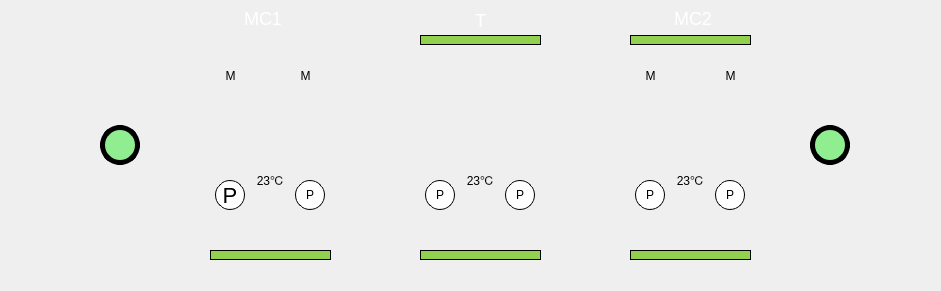
  <widget class="QWidget" name="widget" native="true">
   <property name="enabled">
    <bool>true</bool>
   </property>
   <property name="geometry">
    <rect>
     <x>50</x>
     <y>10</y>
     <width>941</width>
     <height>291</height>
    </rect>
   </property>
   <property name="sizePolicy">
    <sizepolicy hsizetype="Expanding" vsizetype="Preferred">
     <horstretch>0</horstretch>
     <verstretch>0</verstretch>
    </sizepolicy>
   </property>
   <property name="layoutDirection">
    <enum>Qt::LeftToRight</enum>
   </property>
   <property name="styleSheet">
    <string notr="true">QLabel
{
background-color:transparent;
}</string>
   </property>
   <widget class="QLabel" name="lbl_name_mc1">
    <property name="geometry">
     <rect>
      <x>230</x>
      <y>10</y>
      <width>66</width>
      <height>17</height>
     </rect>
    </property>
    <property name="styleSheet">
     <string notr="true">font-size:18px;

color: rgb(255, 255, 255);</string>
    </property>
    <property name="text">
     <string>MC1</string>
    </property>
    <property name="alignment">
     <set>Qt::AlignCenter</set>
    </property>
   </widget>
   <widget class="QLabel" name="VehicleRun_EDCU1_MC1">
    <property name="geometry">
     <rect>
      <x>200</x>
      <y>35</y>
      <width>121</width>
      <height>10</height>
     </rect>
    </property>
    <property name="styleSheet">
     <string notr="true"/>
    </property>
    <property name="text">
     <string/>
    </property>
   </widget>
   <widget class="QLabel" name="VehicleRun_EDCU2_MC1">
    <property name="geometry">
     <rect>
      <x>210</x>
      <y>250</y>
      <width>121</width>
      <height>10</height>
     </rect>
    </property>
    <property name="styleSheet">
     <string notr="true">border-color: rgb(0, 0, 0);
background-color: rgb(146, 208, 80);
border:1px solid;</string>
    </property>
    <property name="text">
     <string/>
    </property>
   </widget>
   <widget class="QLabel" name="VehicleRun_train">
    <property name="geometry">
     <rect>
      <x>20</x>
      <y>30</y>
      <width>911</width>
      <height>241</height>
     </rect>
    </property>
    <property name="styleSheet">
     <string notr="true">border-image: url(:/image/train.png);</string>
    </property>
    <property name="text">
     <string/>
    </property>
   </widget>
   <widget class="QLabel" name="VehicleRun_motor2_MC1">
    <property name="geometry">
     <rect>
      <x>290</x>
      <y>60</y>
      <width>31</width>
      <height>31</height>
     </rect>
    </property>
    <property name="styleSheet">
     <string notr="true"/>
    </property>
    <property name="text">
     <string>M</string>
    </property>
    <property name="alignment">
     <set>Qt::AlignCenter</set>
    </property>
   </widget>
   <widget class="QLabel" name="lbl_name_t">
    <property name="geometry">
     <rect>
      <x>460</x>
      <y>10</y>
      <width>41</width>
      <height>20</height>
     </rect>
    </property>
    <property name="styleSheet">
     <string notr="true">font-size:18px;

color: rgb(255, 255, 255);</string>
    </property>
    <property name="text">
     <string>T</string>
    </property>
    <property name="alignment">
     <set>Qt::AlignCenter</set>
    </property>
   </widget>
   <widget class="QLabel" name="VehicleRun_mc2Active">
    <property name="geometry">
     <rect>
      <x>850</x>
      <y>130</y>
      <width>51</width>
      <height>31</height>
     </rect>
    </property>
    <property name="styleSheet">
     <string notr="true">border-image: url(:/image/MC2Active.png);</string>
    </property>
    <property name="text">
     <string/>
    </property>
   </widget>
   <widget class="QLabel" name="lbl_name_mc2">
    <property name="geometry">
     <rect>
      <x>660</x>
      <y>10</y>
      <width>66</width>
      <height>17</height>
     </rect>
    </property>
    <property name="styleSheet">
     <string notr="true">font-size:18px;

color: rgb(255, 255, 255);</string>
    </property>
    <property name="text">
     <string>MC2</string>
    </property>
    <property name="alignment">
     <set>Qt::AlignCenter</set>
    </property>
   </widget>
   <widget class="QLabel" name="VehicleRun_mc1Active">
    <property name="geometry">
     <rect>
      <x>45</x>
      <y>130</y>
      <width>51</width>
      <height>31</height>
     </rect>
    </property>
    <property name="styleSheet">
     <string notr="true">border-image: url(:/image/MC1Active.png);</string>
    </property>
    <property name="text">
     <string/>
    </property>
   </widget>
   <widget class="QLabel" name="VehicleRun_BCU1_MC1">
    <property name="geometry">
     <rect>
      <x>210</x>
      <y>220</y>
      <width>41</width>
      <height>21</height>
     </rect>
    </property>
    <property name="styleSheet">
     <string notr="true">border-image: url(:/image/Bunknown.png);</string>
    </property>
    <property name="text">
     <string/>
    </property>
   </widget>
   <widget class="QLabel" name="VehicleRun_ACP_MC1">
    <property name="geometry">
     <rect>
      <x>250</x>
      <y>90</y>
      <width>31</width>
      <height>31</height>
     </rect>
    </property>
    <property name="styleSheet">
     <string notr="true">border-image: url(:/image/ACPUnknow.png);</string>
    </property>
    <property name="text">
     <string/>
    </property>
   </widget>
   <widget class="QLabel" name="VehicleRun_BCU2_MC1">
    <property name="geometry">
     <rect>
      <x>290</x>
      <y>220</y>
      <width>41</width>
      <height>21</height>
     </rect>
    </property>
    <property name="styleSheet">
     <string notr="true">border-image: url(:/image/Bunknown.png);</string>
    </property>
    <property name="text">
     <string/>
    </property>
   </widget>
   <widget class="QLabel" name="VehicleRun_HVAC_MC1">
    <property name="geometry">
     <rect>
      <x>250</x>
      <y>130</y>
      <width>31</width>
      <height>31</height>
     </rect>
    </property>
    <property name="styleSheet">
     <string notr="true">border-image: url(:/image/HVACrun.png);</string>
    </property>
    <property name="text">
     <string/>
    </property>
   </widget>
   <widget class="QLabel" name="VehicleRun_OutTemp_MC1">
    <property name="geometry">
     <rect>
      <x>220</x>
      <y>170</y>
      <width>101</width>
      <height>20</height>
     </rect>
    </property>
    <property name="styleSheet">
     <string notr="true">color:black</string>
    </property>
    <property name="text">
     <string>23℃</string>
    </property>
    <property name="alignment">
     <set>Qt::AlignCenter</set>
    </property>
   </widget>
   <widget class="QLabel" name="VehicleRun_BCCU1_T">
    <property name="geometry">
     <rect>
      <x>430</x>
      <y>90</y>
      <width>31</width>
      <height>31</height>
     </rect>
    </property>
    <property name="styleSheet">
     <string notr="true">border-image: url(:/image/DCDCUnknow.bmp);</string>
    </property>
    <property name="text">
     <string/>
    </property>
   </widget>
   <widget class="QLabel" name="VehicleRun_ACU1_T">
    <property name="geometry">
     <rect>
      <x>500</x>
      <y>50</y>
      <width>31</width>
      <height>31</height>
     </rect>
    </property>
    <property name="styleSheet">
     <string notr="true">border-image: url(:/image/SIVUnknow.bmp);</string>
    </property>
    <property name="text">
     <string/>
    </property>
   </widget>
   <widget class="QLabel" name="VehicleRun_BCU2_T">
    <property name="geometry">
     <rect>
      <x>500</x>
      <y>220</y>
      <width>41</width>
      <height>21</height>
     </rect>
    </property>
    <property name="styleSheet">
     <string notr="true">border-image: url(:/image/Bunknown.png);</string>
    </property>
    <property name="text">
     <string/>
    </property>
   </widget>
   <widget class="QLabel" name="VehicleRun_EDCU2_T">
    <property name="geometry">
     <rect>
      <x>420</x>
      <y>250</y>
      <width>121</width>
      <height>10</height>
     </rect>
    </property>
    <property name="styleSheet">
     <string notr="true">border-color: rgb(0, 0, 0);
background-color: rgb(146, 208, 80);
border:1px solid;</string>
    </property>
    <property name="text">
     <string/>
    </property>
   </widget>
   <widget class="QLabel" name="VehicleRun_HVAC_T">
    <property name="geometry">
     <rect>
      <x>465</x>
      <y>130</y>
      <width>31</width>
      <height>31</height>
     </rect>
    </property>
    <property name="styleSheet">
     <string notr="true">border-image: url(:/image/HVACoff.png);</string>
    </property>
    <property name="text">
     <string/>
    </property>
   </widget>
   <widget class="QLabel" name="VehicleRun_OutTemp_T">
    <property name="geometry">
     <rect>
      <x>430</x>
      <y>170</y>
      <width>101</width>
      <height>20</height>
     </rect>
    </property>
    <property name="styleSheet">
     <string notr="true">color:black</string>
    </property>
    <property name="text">
     <string>23℃</string>
    </property>
    <property name="alignment">
     <set>Qt::AlignCenter</set>
    </property>
   </widget>
   <widget class="QLabel" name="VehicleRun_BCU1_T">
    <property name="geometry">
     <rect>
      <x>420</x>
      <y>220</y>
      <width>41</width>
      <height>21</height>
     </rect>
    </property>
    <property name="styleSheet">
     <string notr="true">border-image: url(:/image/Bunknown.png);</string>
    </property>
    <property name="text">
     <string/>
    </property>
   </widget>
   <widget class="QLabel" name="VehicleRun_EDCU1_T">
    <property name="geometry">
     <rect>
      <x>420</x>
      <y>35</y>
      <width>121</width>
      <height>10</height>
     </rect>
    </property>
    <property name="styleSheet">
     <string notr="true">border-color: rgb(0, 0, 0);
background-color: rgb(146, 208, 80);
border:1px solid;</string>
    </property>
    <property name="text">
     <string/>
    </property>
   </widget>
   <widget class="QLabel" name="VehicleRun_ACP_MC2">
    <property name="geometry">
     <rect>
      <x>675</x>
      <y>90</y>
      <width>31</width>
      <height>31</height>
     </rect>
    </property>
    <property name="styleSheet">
     <string notr="true">border-image: url(:/image/ACPUnknow.png);</string>
    </property>
    <property name="text">
     <string/>
    </property>
   </widget>
   <widget class="QLabel" name="VehicleRun_motor2_MC2">
    <property name="geometry">
     <rect>
      <x>635</x>
      <y>60</y>
      <width>31</width>
      <height>31</height>
     </rect>
    </property>
    <property name="styleSheet">
     <string notr="true"/>
    </property>
    <property name="text">
     <string>M</string>
    </property>
    <property name="alignment">
     <set>Qt::AlignCenter</set>
    </property>
   </widget>
   <widget class="QLabel" name="VehicleRun_BCU2_MC2">
    <property name="geometry">
     <rect>
      <x>710</x>
      <y>220</y>
      <width>41</width>
      <height>21</height>
     </rect>
    </property>
    <property name="styleSheet">
     <string notr="true">border-image: url(:/image/Bunknown.png);</string>
    </property>
    <property name="text">
     <string/>
    </property>
   </widget>
   <widget class="QLabel" name="VehicleRun_EDCU2_MC2">
    <property name="geometry">
     <rect>
      <x>630</x>
      <y>250</y>
      <width>121</width>
      <height>10</height>
     </rect>
    </property>
    <property name="styleSheet">
     <string notr="true">border-color: rgb(0, 0, 0);
background-color: rgb(146, 208, 80);
border:1px solid;</string>
    </property>
    <property name="text">
     <string/>
    </property>
   </widget>
   <widget class="QLabel" name="VehicleRun_HVAC_MC2">
    <property name="geometry">
     <rect>
      <x>675</x>
      <y>130</y>
      <width>31</width>
      <height>31</height>
     </rect>
    </property>
    <property name="styleSheet">
     <string notr="true">border-image: url(:/image/HVACoff.png);</string>
    </property>
    <property name="text">
     <string/>
    </property>
   </widget>
   <widget class="QLabel" name="VehicleRun_OutTemp_MC2">
    <property name="geometry">
     <rect>
      <x>640</x>
      <y>170</y>
      <width>101</width>
      <height>20</height>
     </rect>
    </property>
    <property name="styleSheet">
     <string notr="true">color:black</string>
    </property>
    <property name="text">
     <string>23℃</string>
    </property>
    <property name="alignment">
     <set>Qt::AlignCenter</set>
    </property>
   </widget>
   <widget class="QLabel" name="VehicleRun_motor1_MC2">
    <property name="geometry">
     <rect>
      <x>715</x>
      <y>60</y>
      <width>31</width>
      <height>31</height>
     </rect>
    </property>
    <property name="styleSheet">
     <string notr="true"/>
    </property>
    <property name="text">
     <string>M</string>
    </property>
    <property name="alignment">
     <set>Qt::AlignCenter</set>
    </property>
   </widget>
   <widget class="QLabel" name="VehicleRun_BCU1_MC2">
    <property name="geometry">
     <rect>
      <x>630</x>
      <y>220</y>
      <width>41</width>
      <height>21</height>
     </rect>
    </property>
    <property name="styleSheet">
     <string notr="true">border-image: url(:/image/Bunknown.png);</string>
    </property>
    <property name="text">
     <string/>
    </property>
   </widget>
   <widget class="QLabel" name="VehicleRun_EDCU1_MC2">
    <property name="geometry">
     <rect>
      <x>630</x>
      <y>35</y>
      <width>121</width>
      <height>10</height>
     </rect>
    </property>
    <property name="styleSheet">
     <string notr="true">border-color: rgb(0, 0, 0);
background-color: rgb(146, 208, 80);
border:1px solid;</string>
    </property>
    <property name="text">
     <string/>
    </property>
   </widget>
   <widget class="QLabel" name="VehicleRun_PECU1_MC1">
    <property name="geometry">
     <rect>
      <x>215</x>
      <y>180</y>
      <width>30</width>
      <height>30</height>
     </rect>
    </property>
    <property name="styleSheet">
     <string notr="true">border:1px solid black;
border-radius:15px;
background-color:white;
font-size:22px;</string>
    </property>
    <property name="text">
     <string>P</string>
    </property>
    <property name="alignment">
     <set>Qt::AlignCenter</set>
    </property>
   </widget>
   <widget class="QLabel" name="VehicleRun_PECU2_MC1">
    <property name="geometry">
     <rect>
      <x>295</x>
      <y>180</y>
      <width>30</width>
      <height>30</height>
     </rect>
    </property>
    <property name="styleSheet">
     <string notr="true">border:1px solid black;
border-radius:15px;
background-color:white;</string>
    </property>
    <property name="text">
     <string>P</string>
    </property>
    <property name="alignment">
     <set>Qt::AlignCenter</set>
    </property>
   </widget>
   <widget class="QLabel" name="VehicleRun_PECU2_T">
    <property name="geometry">
     <rect>
      <x>505</x>
      <y>180</y>
      <width>30</width>
      <height>30</height>
     </rect>
    </property>
    <property name="styleSheet">
     <string notr="true">border:1px solid black;
border-radius:15px;
background-color:white;</string>
    </property>
    <property name="text">
     <string>P</string>
    </property>
    <property name="alignment">
     <set>Qt::AlignCenter</set>
    </property>
   </widget>
   <widget class="QLabel" name="VehicleRun_PECU1_T">
    <property name="geometry">
     <rect>
      <x>425</x>
      <y>180</y>
      <width>30</width>
      <height>30</height>
     </rect>
    </property>
    <property name="styleSheet">
     <string notr="true">border:1px solid black;
border-radius:15px;
background-color:white;</string>
    </property>
    <property name="text">
     <string>P</string>
    </property>
    <property name="alignment">
     <set>Qt::AlignCenter</set>
    </property>
   </widget>
   <widget class="QLabel" name="VehicleRun_PECU1_MC2">
    <property name="geometry">
     <rect>
      <x>635</x>
      <y>180</y>
      <width>30</width>
      <height>30</height>
     </rect>
    </property>
    <property name="styleSheet">
     <string notr="true">border:1px solid black;
border-radius:15px;
background-color:white;</string>
    </property>
    <property name="text">
     <string>P</string>
    </property>
    <property name="alignment">
     <set>Qt::AlignCenter</set>
    </property>
   </widget>
   <widget class="QLabel" name="VehicleRun_PECU2_MC2">
    <property name="geometry">
     <rect>
      <x>715</x>
      <y>180</y>
      <width>30</width>
      <height>30</height>
     </rect>
    </property>
    <property name="styleSheet">
     <string notr="true">border:1px solid black;
border-radius:15px;
background-color:white;</string>
    </property>
    <property name="text">
     <string>P</string>
    </property>
    <property name="alignment">
     <set>Qt::AlignCenter</set>
    </property>
   </widget>
   <widget class="QLabel" name="VehicleRun_BCCU2_T">
    <property name="geometry">
     <rect>
      <x>500</x>
      <y>90</y>
      <width>31</width>
      <height>31</height>
     </rect>
    </property>
    <property name="styleSheet">
     <string notr="true">border-image: url(:/image/DCDCUnknow.bmp);</string>
    </property>
    <property name="text">
     <string/>
    </property>
   </widget>
   <widget class="QLabel" name="VehicleRun_ACU2_T">
    <property name="geometry">
     <rect>
      <x>430</x>
      <y>50</y>
      <width>31</width>
      <height>31</height>
     </rect>
    </property>
    <property name="styleSheet">
     <string notr="true">border-image: url(:/image/SIVUnknow.bmp);</string>
    </property>
    <property name="text">
     <string/>
    </property>
   </widget>
   <widget class="QLabel" name="VehicleRun_EMBtn_MC1">
    <property name="geometry">
     <rect>
      <x>100</x>
      <y>125</y>
      <width>40</width>
      <height>40</height>
     </rect>
    </property>
    <property name="styleSheet">
     <string notr="true">border:5px solid black;
border-radius:20px;
background-color:lightgreen;
font-size:22px;</string>
    </property>
    <property name="text">
     <string/>
    </property>
    <property name="alignment">
     <set>Qt::AlignCenter</set>
    </property>
   </widget>
   <widget class="QLabel" name="VehicleRun_EMBtn_MC2">
    <property name="geometry">
     <rect>
      <x>810</x>
      <y>125</y>
      <width>40</width>
      <height>40</height>
     </rect>
    </property>
    <property name="styleSheet">
     <string notr="true">border:5px solid black;
border-radius:20px;
background-color:lightgreen;
font-size:22px;</string>
    </property>
    <property name="text">
     <string/>
    </property>
    <property name="alignment">
     <set>Qt::AlignCenter</set>
    </property>
   </widget>
   <widget class="QLabel" name="VehicleRun_motor1_MC1">
    <property name="geometry">
     <rect>
      <x>215</x>
      <y>60</y>
      <width>31</width>
      <height>31</height>
     </rect>
    </property>
    <property name="styleSheet">
     <string notr="true"/>
    </property>
    <property name="text">
     <string>M</string>
    </property>
    <property name="alignment">
     <set>Qt::AlignCenter</set>
    </property>
   </widget>
   <widget class="QLabel" name="VehicleRun_EscapeDoor_MC1">
    <property name="geometry">
     <rect>
      <x>120</x>
      <y>180</y>
      <width>20</width>
      <height>30</height>
     </rect>
    </property>
    <property name="styleSheet">
     <string notr="true">border-image: url(:/image/EscapeDoorClose.png);</string>
    </property>
    <property name="text">
     <string/>
    </property>
   </widget>
   <widget class="QLabel" name="VehicleRun_EscapeRamp_MC1">
    <property name="geometry">
     <rect>
      <x>120</x>
      <y>220</y>
      <width>20</width>
      <height>30</height>
     </rect>
    </property>
    <property name="styleSheet">
     <string notr="true">border-image: url(:/image/EscapeRampClose.png);</string>
    </property>
    <property name="text">
     <string/>
    </property>
   </widget>
   <widget class="QLabel" name="VehicleRun_EscapeDoor_MC2">
    <property name="geometry">
     <rect>
      <x>810</x>
      <y>180</y>
      <width>20</width>
      <height>30</height>
     </rect>
    </property>
    <property name="styleSheet">
     <string notr="true">border-image: url(:/image/EscapeDoorClose.png);</string>
    </property>
    <property name="text">
     <string/>
    </property>
   </widget>
   <widget class="QLabel" name="VehicleRun_EscapeRamp_MC2">
    <property name="geometry">
     <rect>
      <x>810</x>
      <y>220</y>
      <width>20</width>
      <height>30</height>
     </rect>
    </property>
    <property name="styleSheet">
     <string notr="true">border-image: url(:/image/EscapeRampClose.png);</string>
    </property>
    <property name="text">
     <string/>
    </property>
   </widget>
   <widget class="QLabel" name="VehicleRun_Couple_MC1">
    <property name="geometry">
     <rect>
      <x>0</x>
      <y>127</y>
      <width>40</width>
      <height>31</height>
     </rect>
    </property>
    <property name="styleSheet">
     <string notr="true">border-image: url(:/image/CoupleMC1.png);</string>
    </property>
    <property name="text">
     <string/>
    </property>
   </widget>
   <widget class="QLabel" name="VehicleRun_Couple_MC2">
    <property name="geometry">
     <rect>
      <x>900</x>
      <y>135</y>
      <width>40</width>
      <height>31</height>
     </rect>
    </property>
    <property name="styleSheet">
     <string notr="true">border-image: url(:/image/CoupleMC2.png);</string>
    </property>
    <property name="text">
     <string/>
    </property>
   </widget>
   <zorder>VehicleRun_train</zorder>
   <zorder>lbl_name_mc1</zorder>
   <zorder>VehicleRun_EDCU1_MC1</zorder>
   <zorder>VehicleRun_EDCU2_MC1</zorder>
   <zorder>VehicleRun_motor2_MC1</zorder>
   <zorder>lbl_name_t</zorder>
   <zorder>VehicleRun_mc2Active</zorder>
   <zorder>lbl_name_mc2</zorder>
   <zorder>VehicleRun_mc1Active</zorder>
   <zorder>VehicleRun_BCU1_MC1</zorder>
   <zorder>VehicleRun_ACP_MC1</zorder>
   <zorder>VehicleRun_BCU2_MC1</zorder>
   <zorder>VehicleRun_HVAC_MC1</zorder>
   <zorder>VehicleRun_OutTemp_MC1</zorder>
   <zorder>VehicleRun_BCCU1_T</zorder>
   <zorder>VehicleRun_ACU1_T</zorder>
   <zorder>VehicleRun_BCU2_T</zorder>
   <zorder>VehicleRun_EDCU2_T</zorder>
   <zorder>VehicleRun_HVAC_T</zorder>
   <zorder>VehicleRun_OutTemp_T</zorder>
   <zorder>VehicleRun_BCU1_T</zorder>
   <zorder>VehicleRun_EDCU1_T</zorder>
   <zorder>VehicleRun_ACP_MC2</zorder>
   <zorder>VehicleRun_motor2_MC2</zorder>
   <zorder>VehicleRun_BCU2_MC2</zorder>
   <zorder>VehicleRun_EDCU2_MC2</zorder>
   <zorder>VehicleRun_HVAC_MC2</zorder>
   <zorder>VehicleRun_OutTemp_MC2</zorder>
   <zorder>VehicleRun_motor1_MC2</zorder>
   <zorder>VehicleRun_BCU1_MC2</zorder>
   <zorder>VehicleRun_EDCU1_MC2</zorder>
   <zorder>VehicleRun_PECU1_MC1</zorder>
   <zorder>VehicleRun_PECU2_MC1</zorder>
   <zorder>VehicleRun_PECU2_T</zorder>
   <zorder>VehicleRun_PECU1_T</zorder>
   <zorder>VehicleRun_PECU1_MC2</zorder>
   <zorder>VehicleRun_PECU2_MC2</zorder>
   <zorder>VehicleRun_BCCU2_T</zorder>
   <zorder>VehicleRun_ACU2_T</zorder>
   <zorder>VehicleRun_EMBtn_MC1</zorder>
   <zorder>VehicleRun_EMBtn_MC2</zorder>
   <zorder>VehicleRun_motor1_MC1</zorder>
   <zorder>VehicleRun_EscapeDoor_MC1</zorder>
   <zorder>VehicleRun_EscapeRamp_MC1</zorder>
   <zorder>VehicleRun_EscapeDoor_MC2</zorder>
   <zorder>VehicleRun_EscapeRamp_MC2</zorder>
   <zorder>VehicleRun_Couple_MC1</zorder>
   <zorder>VehicleRun_Couple_MC2</zorder>
  </widget>
